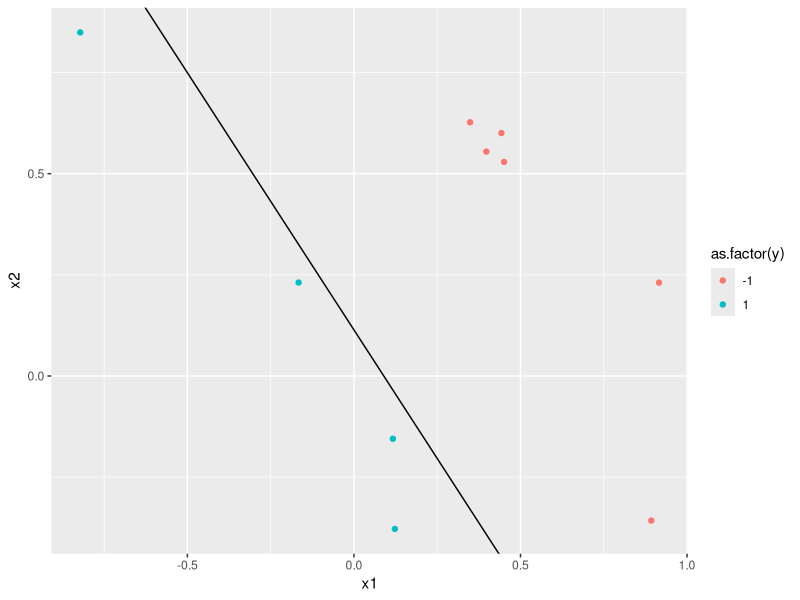

Write the R code that produced this figure.
## Load the library
library(ggplot2)

## Function to generate the data
data.generate = function(n = 10, ext = 1){ 
	# Generate the points.
	x1 = runif(n, -ext, ext)
	x2 = runif(n, -ext, ext)
	
	# Draw a random line in the area.
	point = runif(2, -ext, ext)
	slope = tan(runif(1, 0, 2 * pi))
	intercept = point[2] - slope * point[1]
		###slope = runif(1)
		###intercept = runif(1, -ext, ext)
	
	# Assign the dependent values.
	y = as.numeric(x1 * slope + intercept > x2) * 2 - 1
	
	# Return the values.
	data = data.frame(x1,x2,y)
	return(list(data = data,slope = slope, intercept = intercept))
}	

## Generates the data; passing the parameters with desired numbers can change the points generated as well as the range. (n = 100, ext = 2)
generated = data.generate()

## Plot the data.
qplot(x1,x2,col= as.factor(y), data = generated$data) + geom_abline(intercept = generated$intercept, slope = generated$slope)

## Initializing PLA
independent = as.matrix(cbind(1, generated$data[c(1,2)]))
w = c(0,0,0)

## PLA
